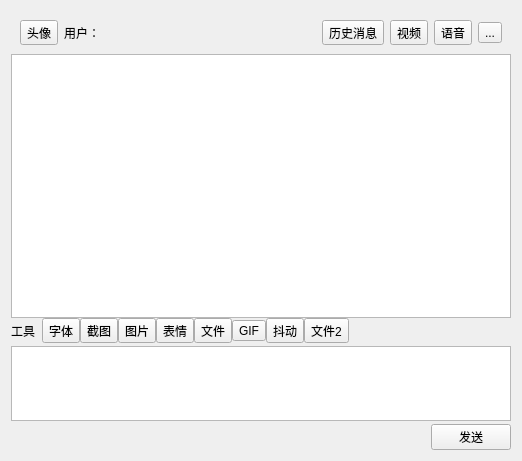
<?xml version="1.0" encoding="UTF-8"?>
<ui version="4.0">
 <class>ChatWindow</class>
 <widget class="QWidget" name="ChatWindow">
  <property name="geometry">
   <rect>
    <x>0</x>
    <y>0</y>
    <width>522</width>
    <height>461</height>
   </rect>
  </property>
  <property name="windowTitle">
   <string>Form</string>
  </property>
  <layout class="QHBoxLayout" name="horizontalLayout_4">
   <item>
    <widget class="QWidget" name="widget_2" native="true">
     <layout class="QVBoxLayout" name="verticalLayout" stretch="0,20,10">
      <property name="spacing">
       <number>0</number>
      </property>
      <property name="leftMargin">
       <number>0</number>
      </property>
      <property name="topMargin">
       <number>0</number>
      </property>
      <property name="rightMargin">
       <number>0</number>
      </property>
      <property name="bottomMargin">
       <number>0</number>
      </property>
      <item>
       <widget class="QWidget" name="widget" native="true">
        <property name="sizePolicy">
         <sizepolicy hsizetype="Preferred" vsizetype="Fixed">
          <horstretch>0</horstretch>
          <verstretch>0</verstretch>
         </sizepolicy>
        </property>
        <layout class="QHBoxLayout" name="horizontalLayout">
         <item>
          <widget class="QToolButton" name="toolButton">
           <property name="text">
            <string>头像</string>
           </property>
          </widget>
         </item>
         <item>
          <widget class="QLabel" name="label">
           <property name="text">
            <string>用户：</string>
           </property>
          </widget>
         </item>
         <item>
          <widget class="QLabel" name="label_2">
           <property name="text">
            <string/>
           </property>
          </widget>
         </item>
         <item>
          <widget class="QToolButton" name="toolButton_12">
           <property name="text">
            <string>历史消息</string>
           </property>
          </widget>
         </item>
         <item>
          <widget class="QToolButton" name="toolButton_10">
           <property name="text">
            <string>视频</string>
           </property>
          </widget>
         </item>
         <item>
          <widget class="QToolButton" name="toolButton_13">
           <property name="text">
            <string>语音</string>
           </property>
          </widget>
         </item>
         <item>
          <widget class="QToolButton" name="toolButton_11">
           <property name="text">
            <string>...</string>
           </property>
          </widget>
         </item>
        </layout>
       </widget>
      </item>
      <item>
       <widget class="QTextEdit" name="plainTextEdit">
        <property name="minimumSize">
         <size>
          <width>0</width>
          <height>150</height>
         </size>
        </property>
       </widget>
      </item>
      <item>
       <widget class="QWidget" name="widget_5" native="true">
        <property name="sizePolicy">
         <sizepolicy hsizetype="Preferred" vsizetype="Minimum">
          <horstretch>0</horstretch>
          <verstretch>0</verstretch>
         </sizepolicy>
        </property>
        <property name="minimumSize">
         <size>
          <width>0</width>
          <height>80</height>
         </size>
        </property>
        <layout class="QVBoxLayout" name="verticalLayout_2">
         <property name="spacing">
          <number>3</number>
         </property>
         <property name="leftMargin">
          <number>0</number>
         </property>
         <property name="topMargin">
          <number>0</number>
         </property>
         <property name="rightMargin">
          <number>0</number>
         </property>
         <property name="bottomMargin">
          <number>0</number>
         </property>
         <item>
          <widget class="QWidget" name="widget_3" native="true">
           <property name="sizePolicy">
            <sizepolicy hsizetype="Preferred" vsizetype="Fixed">
             <horstretch>0</horstretch>
             <verstretch>0</verstretch>
            </sizepolicy>
           </property>
           <layout class="QHBoxLayout" name="horizontalLayout_2">
            <property name="spacing">
             <number>0</number>
            </property>
            <property name="leftMargin">
             <number>0</number>
            </property>
            <property name="topMargin">
             <number>0</number>
            </property>
            <property name="rightMargin">
             <number>0</number>
            </property>
            <property name="bottomMargin">
             <number>0</number>
            </property>
            <item>
             <widget class="QLabel" name="label_3">
              <property name="text">
               <string>工具  </string>
              </property>
             </widget>
            </item>
            <item>
             <widget class="QToolButton" name="toolButton_2">
              <property name="text">
               <string>字体</string>
              </property>
             </widget>
            </item>
            <item>
             <widget class="QToolButton" name="toolButton_3">
              <property name="text">
               <string>截图</string>
              </property>
             </widget>
            </item>
            <item>
             <widget class="QToolButton" name="toolButton_8">
              <property name="text">
               <string>图片</string>
              </property>
             </widget>
            </item>
            <item>
             <widget class="QToolButton" name="toolButton_4">
              <property name="text">
               <string>表情</string>
              </property>
             </widget>
            </item>
            <item>
             <widget class="QToolButton" name="toolButton_5">
              <property name="text">
               <string>文件</string>
              </property>
             </widget>
            </item>
            <item>
             <widget class="QToolButton" name="toolButton_6">
              <property name="text">
               <string>GIF</string>
              </property>
             </widget>
            </item>
            <item>
             <widget class="QToolButton" name="toolButton_7">
              <property name="text">
               <string>抖动</string>
              </property>
             </widget>
            </item>
            <item>
             <widget class="QToolButton" name="toolButton_9">
              <property name="text">
               <string>文件2</string>
              </property>
             </widget>
            </item>
            <item>
             <spacer name="horizontalSpacer">
              <property name="orientation">
               <enum>Qt::Horizontal</enum>
              </property>
              <property name="sizeHint" stdset="0">
               <size>
                <width>40</width>
                <height>20</height>
               </size>
              </property>
             </spacer>
            </item>
           </layout>
          </widget>
         </item>
         <item>
          <widget class="QTextEdit" name="plainTextEdit_2">
           <property name="minimumSize">
            <size>
             <width>0</width>
             <height>40</height>
            </size>
           </property>
          </widget>
         </item>
         <item>
          <widget class="QWidget" name="widget_4" native="true">
           <layout class="QHBoxLayout" name="horizontalLayout_3">
            <property name="spacing">
             <number>0</number>
            </property>
            <property name="leftMargin">
             <number>0</number>
            </property>
            <property name="topMargin">
             <number>0</number>
            </property>
            <property name="rightMargin">
             <number>0</number>
            </property>
            <property name="bottomMargin">
             <number>0</number>
            </property>
            <item>
             <spacer name="horizontalSpacer_2">
              <property name="orientation">
               <enum>Qt::Horizontal</enum>
              </property>
              <property name="sizeHint" stdset="0">
               <size>
                <width>40</width>
                <height>20</height>
               </size>
              </property>
             </spacer>
            </item>
            <item>
             <widget class="QPushButton" name="pushButton">
              <property name="text">
               <string>发送</string>
              </property>
             </widget>
            </item>
           </layout>
          </widget>
         </item>
        </layout>
       </widget>
      </item>
     </layout>
    </widget>
   </item>
  </layout>
 </widget>
 <resources/>
 <connections/>
</ui>
